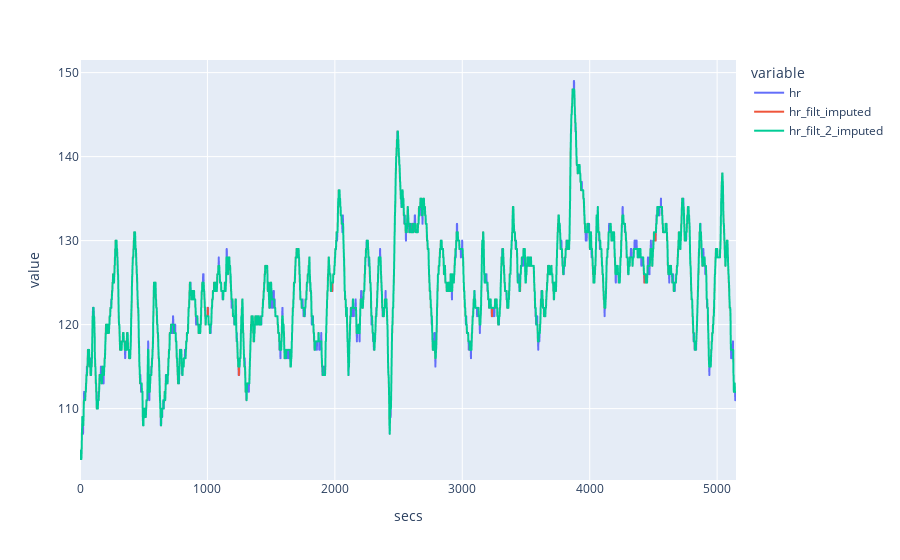

Write notebook code for a chart like this one.
### Code cell
# Creating a plotly.express plot to look for differences between the three series.
fig = px.line(data_frame=df_plot)
fig.show()
fig.write_html(r"..\data\interim\single_v_multiple_filtering.html")

### Figure 1 — Plotly figure (JSON) as saved in the notebook; plotly's stock layout.template omitted (floating-point values rounded to 4 significant figures; data arrays with more than 128 entries replaced by an {"elided": "..."} marker saying what was removed)
{"data": [{"hovertemplate": "variable=hr<br>secs=%{x}<br>value=%{y}<extra></extra>", "legendgroup": "hr", "line": {"color": "#636efa", "dash": "solid"}, "marker": {"symbol": "circle"}, "mode": "lines", "name": "hr", "showlegend": true, "type": "scattergl", "x": {"elided": "5149 int values"}, "xaxis": "x", "y": {"elided": "5149 int values"}, "yaxis": "y"}, {"hovertemplate": "variable=hr_filt_imputed<br>secs=%{x}<br>value=%{y}<extra></extra>", "legendgroup": "hr_filt_imputed", "line": {"color": "#EF553B", "dash": "solid"}, "marker": {"symbol": "circle"}, "mode": "lines", "name": "hr_filt_imputed", "showlegend": true, "type": "scattergl", "x": {"elided": "5149 int values"}, "xaxis": "x", "y": {"elided": "5149 float values"}, "yaxis": "y"}, {"hovertemplate": "variable=hr_filt_2_imputed<br>secs=%{x}<br>value=%{y}<extra></extra>", "legendgroup": "hr_filt_2_imputed", "line": {"color": "#00cc96", "dash": "solid"}, "marker": {"symbol": "circle"}, "mode": "lines", "name": "hr_filt_2_imputed", "showlegend": true, "type": "scattergl", "x": {"elided": "5149 int values"}, "xaxis": "x", "y": {"elided": "5149 float values"}, "yaxis": "y"}], "layout": {"legend": {"title": {"text": "variable"}, "tracegroupgap": 0}, "margin": {"t": 60}, "xaxis": {"anchor": "y", "domain": [0, 1], "title": {"text": "secs"}}, "yaxis": {"anchor": "x", "domain": [0, 1], "title": {"text": "value"}}}}
